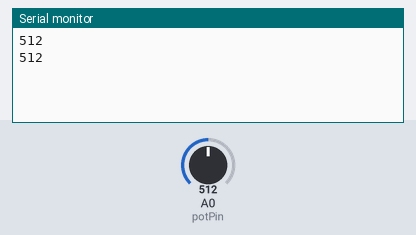
Recording of a sketch running on a simulated Arduino Uno, built with avr-gcc and run on an emulated ATmega328P. Parts: the last lines printed to the serial monitor. Inputs (shaded band) come from the test bench; at power-on: A0 (potPin) = 512.

Above: at 1.8 s.
1.9 s: A0 (potPin) set to 716
At 2.8 s:
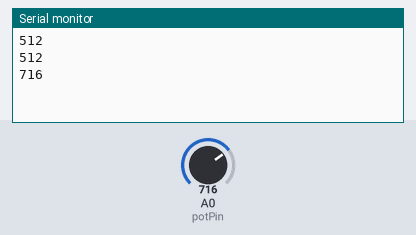
3.4 s: A0 (potPin) set to 900
At 4.8 s:
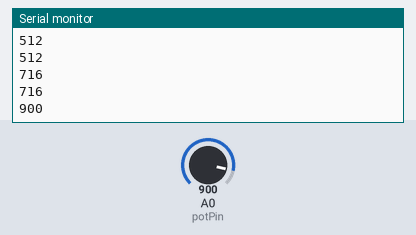
Timing chart, 0 to 6.4 s (numbered marks = the images above; inputs shaded):
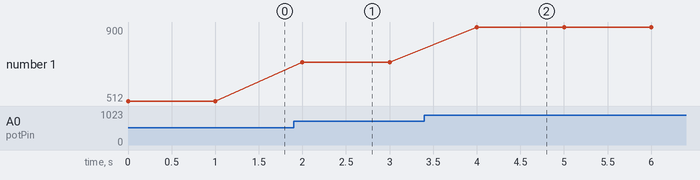

Measured:
- after the input at 1.9 s, the serial monitor: prints a new line after 0.10 s (image 1)
- after the input at 3.4 s, the serial monitor: prints a new line after 0.60 s (image 2)
- plotted number 1: 512 → 716 after the input at 1.9 s, 716 → 900 after the input at 3.4 s

The sketch:

potentiometerTest.ino
```cpp
const int potPin = A0;

void setup() {
  // put your setup code here, to run once:
  Serial.begin(9600);

}

void loop() {
  // put your main code here, to run repeatedly:
  int potValue = analogRead(potPin);
  Serial.println(potValue);

  delay(1000);
}
//365+ links
//365- rechts
```
